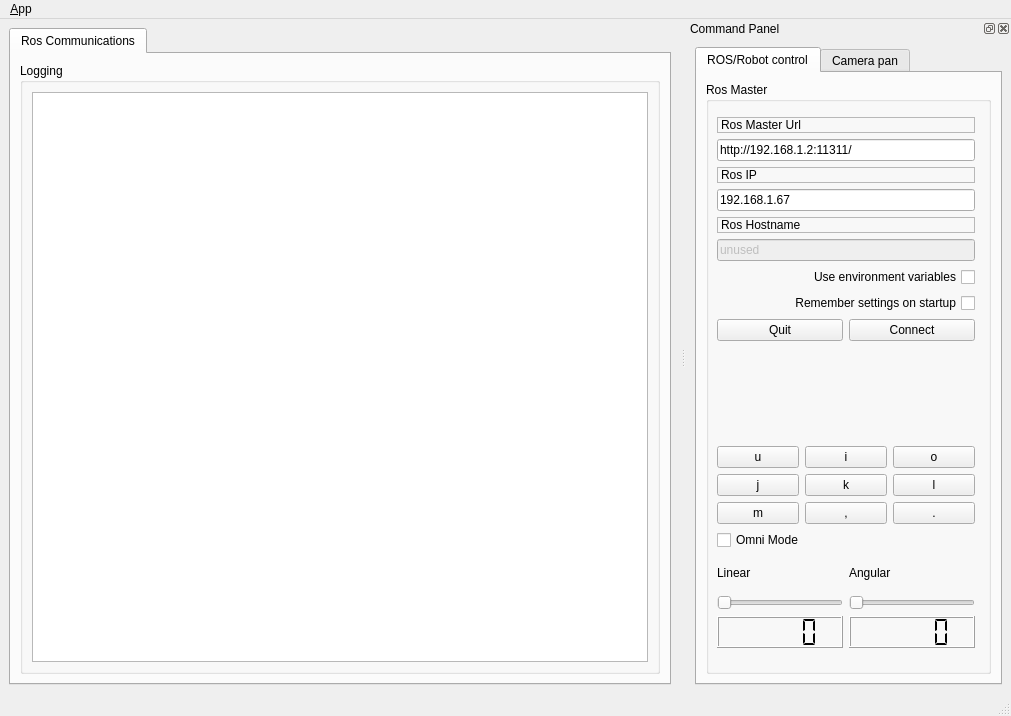
<?xml version="1.0" encoding="UTF-8"?>
<ui version="4.0">
 <class>MainWindowDesign</class>
 <widget class="QMainWindow" name="MainWindowDesign">
  <property name="geometry">
   <rect>
    <x>0</x>
    <y>0</y>
    <width>1011</width>
    <height>716</height>
   </rect>
  </property>
  <property name="windowTitle">
   <string>QRosApp</string>
  </property>
  <property name="windowIcon">
   <iconset resource="../resources/images.qrc">
    <normaloff>:/images/icon.png</normaloff>:/images/icon.png</iconset>
  </property>
  <property name="locale">
   <locale language="English" country="Australia"/>
  </property>
  <widget class="QWidget" name="centralwidget">
   <layout class="QHBoxLayout">
    <item>
     <widget class="QTabWidget" name="tab_manager">
      <property name="minimumSize">
       <size>
        <width>100</width>
        <height>0</height>
       </size>
      </property>
      <property name="locale">
       <locale language="English" country="Australia"/>
      </property>
      <property name="currentIndex">
       <number>0</number>
      </property>
      <widget class="QWidget" name="tab_status">
       <attribute name="title">
        <string>Ros Communications</string>
       </attribute>
       <layout class="QVBoxLayout" name="verticalLayout_2">
        <item>
         <widget class="QGroupBox" name="groupBox_12">
          <property name="sizePolicy">
           <sizepolicy hsizetype="MinimumExpanding" vsizetype="Preferred">
            <horstretch>0</horstretch>
            <verstretch>0</verstretch>
           </sizepolicy>
          </property>
          <property name="title">
           <string>Logging</string>
          </property>
          <layout class="QGridLayout" name="gridLayout_3">
           <item row="0" column="0">
            <widget class="QListView" name="view_logging"/>
           </item>
          </layout>
         </widget>
        </item>
       </layout>
      </widget>
     </widget>
    </item>
   </layout>
  </widget>
  <widget class="QMenuBar" name="menubar">
   <property name="geometry">
    <rect>
     <x>0</x>
     <y>0</y>
     <width>1011</width>
     <height>28</height>
    </rect>
   </property>
   <widget class="QMenu" name="menu_File">
    <property name="title">
     <string>&amp;App</string>
    </property>
    <addaction name="action_Preferences"/>
    <addaction name="separator"/>
    <addaction name="actionAbout"/>
    <addaction name="actionAbout_Qt"/>
    <addaction name="separator"/>
    <addaction name="action_Quit"/>
   </widget>
   <addaction name="menu_File"/>
  </widget>
  <widget class="QStatusBar" name="statusbar"/>
  <widget class="QDockWidget" name="dock_status">
   <property name="sizePolicy">
    <sizepolicy hsizetype="Minimum" vsizetype="Preferred">
     <horstretch>0</horstretch>
     <verstretch>0</verstretch>
    </sizepolicy>
   </property>
   <property name="minimumSize">
    <size>
     <width>325</width>
     <height>666</height>
    </size>
   </property>
   <property name="allowedAreas">
    <set>Qt::RightDockWidgetArea</set>
   </property>
   <property name="windowTitle">
    <string>Command Panel</string>
   </property>
   <attribute name="dockWidgetArea">
    <number>2</number>
   </attribute>
   <widget class="QWidget" name="dockWidgetContents_2">
    <layout class="QVBoxLayout" name="verticalLayout">
     <item>
      <widget class="QTabWidget" name="tabWidget">
       <property name="currentIndex">
        <number>0</number>
       </property>
       <widget class="QWidget" name="tab_3">
        <attribute name="title">
         <string>ROS/Robot control</string>
        </attribute>
        <layout class="QVBoxLayout" name="verticalLayout_10">
         <item>
          <widget class="QGroupBox" name="groupBox">
           <property name="title">
            <string>Ros Master</string>
           </property>
           <property name="flat">
            <bool>false</bool>
           </property>
           <widget class="QWidget" name="">
            <property name="geometry">
             <rect>
              <x>11</x>
              <y>35</y>
              <width>258</width>
              <height>531</height>
             </rect>
            </property>
            <layout class="QVBoxLayout" name="verticalLayout_5">
             <item>
              <layout class="QVBoxLayout" name="verticalLayout_3">
               <item>
                <widget class="QLabel" name="label">
                 <property name="frameShape">
                  <enum>QFrame::StyledPanel</enum>
                 </property>
                 <property name="frameShadow">
                  <enum>QFrame::Raised</enum>
                 </property>
                 <property name="text">
                  <string>Ros Master Url</string>
                 </property>
                </widget>
               </item>
               <item>
                <widget class="QLineEdit" name="line_edit_master">
                 <property name="text">
                  <string>http://192.168.1.2:11311/</string>
                 </property>
                </widget>
               </item>
               <item>
                <widget class="QLabel" name="label_2">
                 <property name="frameShape">
                  <enum>QFrame::StyledPanel</enum>
                 </property>
                 <property name="frameShadow">
                  <enum>QFrame::Raised</enum>
                 </property>
                 <property name="text">
                  <string>Ros IP</string>
                 </property>
                </widget>
               </item>
               <item>
                <widget class="QLineEdit" name="line_edit_host">
                 <property name="text">
                  <string>192.168.1.67</string>
                 </property>
                </widget>
               </item>
               <item>
                <widget class="QLabel" name="label_3">
                 <property name="frameShape">
                  <enum>QFrame::StyledPanel</enum>
                 </property>
                 <property name="frameShadow">
                  <enum>QFrame::Raised</enum>
                 </property>
                 <property name="text">
                  <string>Ros Hostname</string>
                 </property>
                </widget>
               </item>
               <item>
                <widget class="QLineEdit" name="line_edit_topic">
                 <property name="enabled">
                  <bool>false</bool>
                 </property>
                 <property name="text">
                  <string>unused</string>
                 </property>
                </widget>
               </item>
               <item>
                <widget class="QCheckBox" name="checkbox_use_environment">
                 <property name="layoutDirection">
                  <enum>Qt::RightToLeft</enum>
                 </property>
                 <property name="text">
                  <string>Use environment variables</string>
                 </property>
                </widget>
               </item>
               <item>
                <widget class="QCheckBox" name="checkbox_remember_settings">
                 <property name="layoutDirection">
                  <enum>Qt::RightToLeft</enum>
                 </property>
                 <property name="text">
                  <string>Remember settings on startup</string>
                 </property>
                </widget>
               </item>
               <item>
                <layout class="QHBoxLayout" name="horizontalLayout_2">
                 <item>
                  <widget class="QPushButton" name="quit_button">
                   <property name="sizePolicy">
                    <sizepolicy hsizetype="MinimumExpanding" vsizetype="Fixed">
                     <horstretch>0</horstretch>
                     <verstretch>0</verstretch>
                    </sizepolicy>
                   </property>
                   <property name="text">
                    <string>Quit</string>
                   </property>
                  </widget>
                 </item>
                 <item>
                  <widget class="QPushButton" name="button_connect">
                   <property name="enabled">
                    <bool>true</bool>
                   </property>
                   <property name="sizePolicy">
                    <sizepolicy hsizetype="MinimumExpanding" vsizetype="Fixed">
                     <horstretch>0</horstretch>
                     <verstretch>0</verstretch>
                    </sizepolicy>
                   </property>
                   <property name="toolTip">
                    <string>Set the target to the current joint trajectory state.</string>
                   </property>
                   <property name="statusTip">
                    <string>Clear all waypoints and set the target to the current joint trajectory state.</string>
                   </property>
                   <property name="text">
                    <string>Connect</string>
                   </property>
                  </widget>
                 </item>
                </layout>
               </item>
              </layout>
             </item>
             <item>
              <widget class="QLabel" name="label_9">
               <property name="enabled">
                <bool>true</bool>
               </property>
               <property name="styleSheet">
                <string notr="true">image: url(:/images/insta360_logo.png);</string>
               </property>
               <property name="text">
                <string/>
               </property>
              </widget>
             </item>
             <item>
              <layout class="QVBoxLayout" name="verticalLayout_4">
               <item>
                <layout class="QHBoxLayout" name="horizontalLayout">
                 <item>
                  <widget class="QPushButton" name="pushButton_U">
                   <property name="text">
                    <string>u</string>
                   </property>
                   <property name="shortcut">
                    <string>U</string>
                   </property>
                  </widget>
                 </item>
                 <item>
                  <widget class="QPushButton" name="pushButton_I">
                   <property name="text">
                    <string>i</string>
                   </property>
                   <property name="shortcut">
                    <string>I</string>
                   </property>
                  </widget>
                 </item>
                 <item>
                  <widget class="QPushButton" name="pushButton_O">
                   <property name="text">
                    <string>o</string>
                   </property>
                   <property name="shortcut">
                    <string>O</string>
                   </property>
                  </widget>
                 </item>
                </layout>
               </item>
               <item>
                <layout class="QHBoxLayout" name="horizontalLayout_3">
                 <item>
                  <widget class="QPushButton" name="pushButton_J">
                   <property name="text">
                    <string>j</string>
                   </property>
                   <property name="shortcut">
                    <string>J</string>
                   </property>
                  </widget>
                 </item>
                 <item>
                  <widget class="QPushButton" name="pushButton_K">
                   <property name="text">
                    <string>k</string>
                   </property>
                   <property name="shortcut">
                    <string>K</string>
                   </property>
                  </widget>
                 </item>
                 <item>
                  <widget class="QPushButton" name="pushButton_L">
                   <property name="text">
                    <string>l</string>
                   </property>
                   <property name="shortcut">
                    <string>L</string>
                   </property>
                  </widget>
                 </item>
                </layout>
               </item>
               <item>
                <layout class="QHBoxLayout" name="horizontalLayout_4">
                 <item>
                  <widget class="QPushButton" name="pushButton_M">
                   <property name="text">
                    <string>m</string>
                   </property>
                   <property name="shortcut">
                    <string>M</string>
                   </property>
                  </widget>
                 </item>
                 <item>
                  <widget class="QPushButton" name="pushButton_dot">
                   <property name="text">
                    <string>,</string>
                   </property>
                   <property name="shortcut">
                    <string>,</string>
                   </property>
                  </widget>
                 </item>
                 <item>
                  <widget class="QPushButton" name="pushButton_point">
                   <property name="text">
                    <string>.</string>
                   </property>
                   <property name="shortcut">
                    <string>.</string>
                   </property>
                  </widget>
                 </item>
                </layout>
               </item>
              </layout>
             </item>
             <item>
              <widget class="QCheckBox" name="checkBox_omni_mode">
               <property name="text">
                <string>Omni Mode</string>
               </property>
               <property name="shortcut">
                <string/>
               </property>
              </widget>
             </item>
             <item>
              <layout class="QHBoxLayout" name="horizontalLayout_5">
               <item>
                <layout class="QVBoxLayout" name="verticalLayout_7">
                 <item>
                  <widget class="QLabel" name="label_4">
                   <property name="text">
                    <string>Linear</string>
                   </property>
                  </widget>
                 </item>
                 <item>
                  <widget class="QSlider" name="horizontalSlider">
                   <property name="maximum">
                    <number>400</number>
                   </property>
                   <property name="singleStep">
                    <number>1</number>
                   </property>
                   <property name="pageStep">
                    <number>10</number>
                   </property>
                   <property name="orientation">
                    <enum>Qt::Horizontal</enum>
                   </property>
                   <property name="tickPosition">
                    <enum>QSlider::NoTicks</enum>
                   </property>
                  </widget>
                 </item>
                 <item>
                  <widget class="QLCDNumber" name="lcdNumber">
                   <property name="tabletTracking">
                    <bool>false</bool>
                   </property>
                   <property name="frameShape">
                    <enum>QFrame::Box</enum>
                   </property>
                   <property name="smallDecimalPoint">
                    <bool>false</bool>
                   </property>
                   <property name="segmentStyle">
                    <enum>QLCDNumber::Flat</enum>
                   </property>
                  </widget>
                 </item>
                </layout>
               </item>
               <item>
                <layout class="QVBoxLayout" name="verticalLayout_8">
                 <item>
                  <widget class="QLabel" name="label_5">
                   <property name="text">
                    <string>Angular</string>
                   </property>
                  </widget>
                 </item>
                 <item>
                  <widget class="QSlider" name="horizontalSlider_2">
                   <property name="maximum">
                    <number>400</number>
                   </property>
                   <property name="orientation">
                    <enum>Qt::Horizontal</enum>
                   </property>
                  </widget>
                 </item>
                 <item>
                  <widget class="QLCDNumber" name="lcdNumber_2">
                   <property name="segmentStyle">
                    <enum>QLCDNumber::Flat</enum>
                   </property>
                  </widget>
                 </item>
                </layout>
               </item>
              </layout>
             </item>
            </layout>
           </widget>
          </widget>
         </item>
        </layout>
       </widget>
       <widget class="QWidget" name="tab_4">
        <attribute name="title">
         <string>Camera pan</string>
        </attribute>
        <widget class="QToolBox" name="toolBox">
         <property name="geometry">
          <rect>
           <x>0</x>
           <y>0</y>
           <width>301</width>
           <height>351</height>
          </rect>
         </property>
         <property name="currentIndex">
          <number>0</number>
         </property>
         <widget class="QWidget" name="page">
          <property name="geometry">
           <rect>
            <x>0</x>
            <y>0</y>
            <width>301</width>
            <height>289</height>
           </rect>
          </property>
          <attribute name="label">
           <string>Camera pan control</string>
          </attribute>
          <widget class="QWidget" name="">
           <property name="geometry">
            <rect>
             <x>10</x>
             <y>0</y>
             <width>285</width>
             <height>281</height>
            </rect>
           </property>
           <layout class="QVBoxLayout" name="verticalLayout_15">
            <item>
             <layout class="QVBoxLayout" name="verticalLayout_13">
              <item>
               <layout class="QVBoxLayout" name="verticalLayout_12">
                <item>
                 <layout class="QVBoxLayout" name="verticalLayout_11">
                  <item>
                   <layout class="QHBoxLayout" name="horizontalLayout_9">
                    <item>
                     <layout class="QHBoxLayout" name="horizontalLayout_6">
                      <item>
                       <widget class="QLabel" name="label_6">
                        <property name="text">
                         <string>yaw   </string>
                        </property>
                       </widget>
                      </item>
                      <item>
                       <widget class="QSlider" name="horizontalSlider_3">
                        <property name="orientation">
                         <enum>Qt::Horizontal</enum>
                        </property>
                       </widget>
                      </item>
                     </layout>
                    </item>
                    <item>
                     <widget class="QLCDNumber" name="lcdNumber_5">
                      <property name="segmentStyle">
                       <enum>QLCDNumber::Flat</enum>
                      </property>
                     </widget>
                    </item>
                   </layout>
                  </item>
                  <item>
                   <layout class="QHBoxLayout" name="horizontalLayout_10">
                    <item>
                     <layout class="QHBoxLayout" name="horizontalLayout_7">
                      <item>
                       <widget class="QLabel" name="label_7">
                        <property name="text">
                         <string>pitch </string>
                        </property>
                       </widget>
                      </item>
                      <item>
                       <widget class="QSlider" name="horizontalSlider_4">
                        <property name="orientation">
                         <enum>Qt::Horizontal</enum>
                        </property>
                       </widget>
                      </item>
                     </layout>
                    </item>
                    <item>
                     <widget class="QLCDNumber" name="lcdNumber_4">
                      <property name="segmentStyle">
                       <enum>QLCDNumber::Flat</enum>
                      </property>
                     </widget>
                    </item>
                   </layout>
                  </item>
                  <item>
                   <layout class="QHBoxLayout" name="horizontalLayout_11">
                    <item>
                     <layout class="QHBoxLayout" name="horizontalLayout_8">
                      <item>
                       <widget class="QLabel" name="label_8">
                        <property name="text">
                         <string> raw   </string>
                        </property>
                       </widget>
                      </item>
                      <item>
                       <widget class="QSlider" name="horizontalSlider_5">
                        <property name="orientation">
                         <enum>Qt::Horizontal</enum>
                        </property>
                       </widget>
                      </item>
                     </layout>
                    </item>
                    <item>
                     <widget class="QLCDNumber" name="lcdNumber_3">
                      <property name="segmentStyle">
                       <enum>QLCDNumber::Flat</enum>
                      </property>
                     </widget>
                    </item>
                   </layout>
                  </item>
                 </layout>
                </item>
                <item>
                 <layout class="QHBoxLayout" name="horizontalLayout_12">
                  <item>
                   <widget class="QPushButton" name="pushButton_camera_set">
                    <property name="text">
                     <string>Set</string>
                    </property>
                   </widget>
                  </item>
                  <item>
                   <widget class="QPushButton" name="pushButton_camera_reset">
                    <property name="text">
                     <string>Reset</string>
                    </property>
                   </widget>
                  </item>
                 </layout>
                </item>
                <item>
                 <spacer name="verticalSpacer_2">
                  <property name="orientation">
                   <enum>Qt::Vertical</enum>
                  </property>
                  <property name="sizeHint" stdset="0">
                   <size>
                    <width>20</width>
                    <height>40</height>
                   </size>
                  </property>
                 </spacer>
                </item>
               </layout>
              </item>
              <item>
               <widget class="QCheckBox" name="checkBox_handlemode">
                <property name="text">
                 <string>Handle mode</string>
                </property>
               </widget>
              </item>
             </layout>
            </item>
            <item>
             <layout class="QVBoxLayout" name="verticalLayout_14">
              <item>
               <layout class="QHBoxLayout" name="horizontalLayout_14">
                <item>
                 <widget class="QPushButton" name="pushButton_Q">
                  <property name="text">
                   <string>Q</string>
                  </property>
                  <property name="shortcut">
                   <string>Q</string>
                  </property>
                 </widget>
                </item>
                <item>
                 <widget class="QPushButton" name="pushButton_W">
                  <property name="text">
                   <string>W</string>
                  </property>
                  <property name="shortcut">
                   <string>W</string>
                  </property>
                 </widget>
                </item>
                <item>
                 <widget class="QPushButton" name="pushButton_E">
                  <property name="text">
                   <string>E</string>
                  </property>
                  <property name="shortcut">
                   <string>E</string>
                  </property>
                 </widget>
                </item>
               </layout>
              </item>
              <item>
               <layout class="QHBoxLayout" name="horizontalLayout_13">
                <item>
                 <widget class="QPushButton" name="pushButton_A">
                  <property name="text">
                   <string>A</string>
                  </property>
                  <property name="shortcut">
                   <string>A</string>
                  </property>
                 </widget>
                </item>
                <item>
                 <widget class="QPushButton" name="pushButton_S">
                  <property name="text">
                   <string>S</string>
                  </property>
                  <property name="shortcut">
                   <string>S</string>
                  </property>
                 </widget>
                </item>
                <item>
                 <widget class="QPushButton" name="pushButton_D">
                  <property name="text">
                   <string>D</string>
                  </property>
                  <property name="shortcut">
                   <string>D</string>
                  </property>
                 </widget>
                </item>
               </layout>
              </item>
             </layout>
            </item>
           </layout>
          </widget>
         </widget>
         <widget class="QWidget" name="page_2">
          <property name="geometry">
           <rect>
            <x>0</x>
            <y>0</y>
            <width>301</width>
            <height>279</height>
           </rect>
          </property>
          <attribute name="label">
           <string>Page 2</string>
          </attribute>
         </widget>
        </widget>
       </widget>
      </widget>
     </item>
    </layout>
   </widget>
  </widget>
  <action name="action_Quit">
   <property name="text">
    <string>&amp;Quit</string>
   </property>
   <property name="shortcut">
    <string>Ctrl+Q</string>
   </property>
   <property name="shortcutContext">
    <enum>Qt::ApplicationShortcut</enum>
   </property>
  </action>
  <action name="action_Preferences">
   <property name="text">
    <string>&amp;Preferences</string>
   </property>
  </action>
  <action name="actionAbout">
   <property name="text">
    <string>&amp;About</string>
   </property>
  </action>
  <action name="actionAbout_Qt">
   <property name="text">
    <string>About &amp;Qt</string>
   </property>
  </action>
 </widget>
 <resources>
  <include location="../resources/images.qrc"/>
 </resources>
 <connections>
  <connection>
   <sender>action_Quit</sender>
   <signal>triggered()</signal>
   <receiver>MainWindowDesign</receiver>
   <slot>close()</slot>
   <hints>
    <hint type="sourcelabel">
     <x>-1</x>
     <y>-1</y>
    </hint>
    <hint type="destinationlabel">
     <x>399</x>
     <y>299</y>
    </hint>
   </hints>
  </connection>
  <connection>
   <sender>quit_button</sender>
   <signal>clicked()</signal>
   <receiver>MainWindowDesign</receiver>
   <slot>close()</slot>
   <hints>
    <hint type="sourcelabel">
     <x>859</x>
     <y>552</y>
    </hint>
    <hint type="destinationlabel">
     <x>469</x>
     <y>299</y>
    </hint>
   </hints>
  </connection>
 </connections>
</ui>
